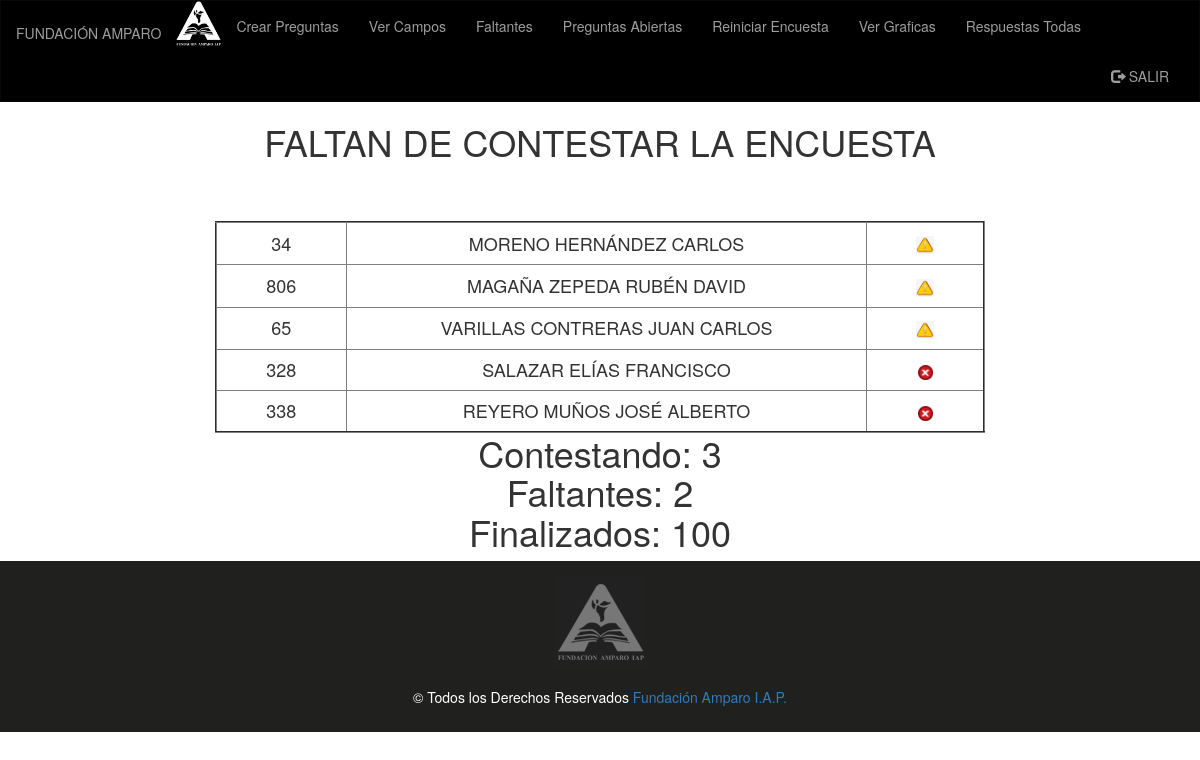
Before: /administrador/faltantes.php (signed in) with the older database file.
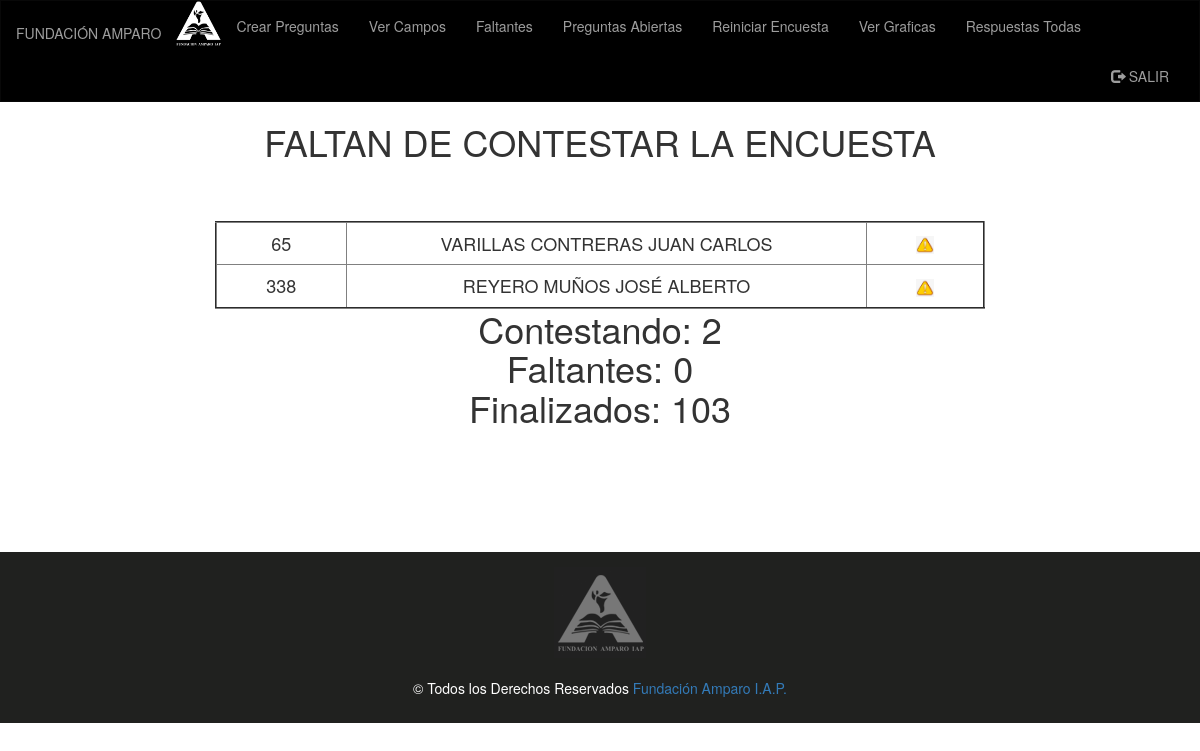
After: the same page with the newer database file.
### tables this page shows
CREATE TABLE `empleados` (
  `id_empleado` int(11) NOT NULL,
  `nombre` varchar(40) NOT NULL,
  `puesto` varchar(200) NOT NULL,
  `contraseña` varchar(25) DEFAULT NULL,
  `ubicacion` varchar(40) DEFAULT NULL,
  `id_depto` int(11) DEFAULT NULL,
  `correo` varchar(200) DEFAULT NULL,
  `ID_departamento` varchar(80) NOT NULL,
  `ID_DEP` varchar(90) DEFAULT '0',
  `encuesta_terminada` int(11) DEFAULT '0',
  `id_jefe` int(11) DEFAULT NULL,
  `tipo` int(2) DEFAULT NULL,
  `id_coordinador` int(11) DEFAULT NULL
);

### administrador/BD.php (called while the page is built, shortened)
<?php
class BD
{
private $pdo;
public function __construct()
{
	$dbHost = 'localhost';
    $dbName = 'climalaboral';
    $dbUser = 'root';
    $dbPass = '';
		try {
		      $this->pdo = new PDO("mysql:host=$dbHost;dbname=$dbName;charset=utf8",
		                           $dbUser, $dbPass);
		      $this->pdo->setAttribute(PDO::ATTR_ERRMODE,PDO::ERRMODE_EXCEPTION);
		    } catch(Exception $e) {
		      echo $e->getMessage();
		    }
}
public function Contestados()
    {
      $sql = "Select count(*) AS cantidad FROM empleados where encuesta_terminada = 1";
      $query = $this->pdo->prepare($sql);
      $query->execute();
      $resultado = $query->fetch();
      return $resultado['cantidad'];
    }
public function Faltantes()
  {
    return $this->pdo->query("SELECT * FROM empleados WHERE encuesta_terminada = 0 OR encuesta_terminada = 2 order by encuesta_terminada desc");
  }
}
?>

### administrador/faltantes.php (the view, shortened to what this page needs)
<?php
require_once 'BD.php';
$BD = new BD();
if (isset($_SESSION['user2'])) {
?>
<!DOCTYPE html>
<html class="no-js">
  <head>
  <link rel="stylesheet" href="https://maxcdn.bootstrapcdn.com/bootstrap/3.3.7/css/bootstrap.min.css">
  </head>
  <body>
  <nav class="navbar navbar-inverse">
  <div class="container-fluid">
    <div class="navbar-header">
      <a class="navbar-brand" href="inicio.php"><h5>FUNDACIÓN AMPARO</h5></a><img src="img/amparo.png" width="45px" height="45px">
    </div>
    <div class="collapse navbar-collapse" id="myNavbar">
      <ul class="nav navbar-nav">
        <li><a href="crearEncuesta.php">Crear Preguntas</a></li>
        <li><a href="verCampos.php">Ver Campos</a></li>
        <li><a href="faltantes.php">Faltantes</a></li>
        <li><a href="preabierta.php">Preguntas Abiertas</a></li>
        <li><a href="reiniciar.php">Reiniciar  Encuesta</a></li>
        <li><a href="Bloques/index2.php">Ver Graficas</a></li>
        <li><a href="pdfAll.php">Respuestas Todas</a></li>
      </ul>
      <ul class="nav navbar-nav navbar-right">
        <li><a href="cerrar_sesion.php"><span class="glyphicon glyphicon-log-out"></span> SALIR</a></li>
      </ul>
    </div>
  </div>
</nav>
<body>
    <div class="container-fluid text-center">
    <div class="row content">
      <div class="col-sm-2 sidenav">
      </div>
      <div class="col-sm-8 text-center">
        <h1>FALTAN DE CONTESTAR LA ENCUESTA<h1>
        <?php
                  echo '<center><table border=2px> ';
            $con = 0;
            $con2 = 0;
            $faltan = $BD->Faltantes();
            $contestados = $BD->Contestados();
            foreach ($faltan as $row) {
                            echo'<tr >';
                            echo '<td width="10%" ALIGN="center">'.
                            '<h4>'.$row['id_empleado'].'</td><td width="40%" ALIGN="center"><h4>'.$row['nombre'].'<h4>'.'</td>';
                            if ($row['encuesta_terminada'] == 0) {
                              $con2++;
                              echo '<td width="9%" ALIGN="center">'.
                            '<h4>'.'<img src="rechazo.png" alt=15px height=15px>'.'<h4>'.'</td>'.'&nbsp;&nbsp;&nbsp;';
                            }
                            else{
                                $con++;
                              echo '<td width="9%" ALIGN="center">'.
                            '<h4>'.'<img src="advertencia.jpg" alt=18px height=18px>'.'<h4>'.'</td>'.'&nbsp;&nbsp;&nbsp;';
                            }
                            echo "</tr>";
               }
               echo "</table></center>";
               echo "Contestando: ".$con."<br>";
               echo "Faltantes: ".$con2."<br>";
               echo "Finalizados: ".$contestados;
        ?>
      </div>
      <div class="col-sm-2 sidenav">
      </div>
    </div>
  </div>
<footer class="container-fluid text-center">
  <img src="img/logo_fa.png"><br><br>
  <p>© Todos los Derechos Reservados <a href="http://www.fundacionamparo.com" target="_blank">Fundación Amparo I.A.P.</a></p>
</footer>
</body>
</html>
<?php
}else{
    header("Location: index.html");
}
?>

### administrador/faltantes.php (style rules this page uses)
.navbar { margin-bottom: 0; border-radius: 0; background-color: black; }
.row.content { height: 450px }
.sidenav { padding-top: 20px; background-color: white; height: 100%; }
footer { background-color: #20211F; color: white; padding: 15px; }

Changed rows visible on the page:
no longer on this page (row edited): empleados: id_empleado "34", nombre "MORENO HERNÁNDEZ CARLOS", encuesta_terminada 2 (drawn)
no longer on this page (row edited): empleados: id_empleado "806", nombre "MAGAÑA ZEPEDA RUBÉN DAVID", encuesta_terminada 2 (drawn)
no longer on this page (row edited): empleados: id_empleado "328", nombre "SALAZAR ELÍAS FRANCISCO", encuesta_terminada 0 (drawn)
changed empleados "REYERO MUÑOS JOSÉ ALBERTO": encuesta_terminada 0 → 2 (drawn); encuesta_terminada: picture added; encuesta_terminada: picture removed
Other visible differences:
$con: "3" → "2"
$con2: "2" → "0"
$contestados: "100" → "103"
